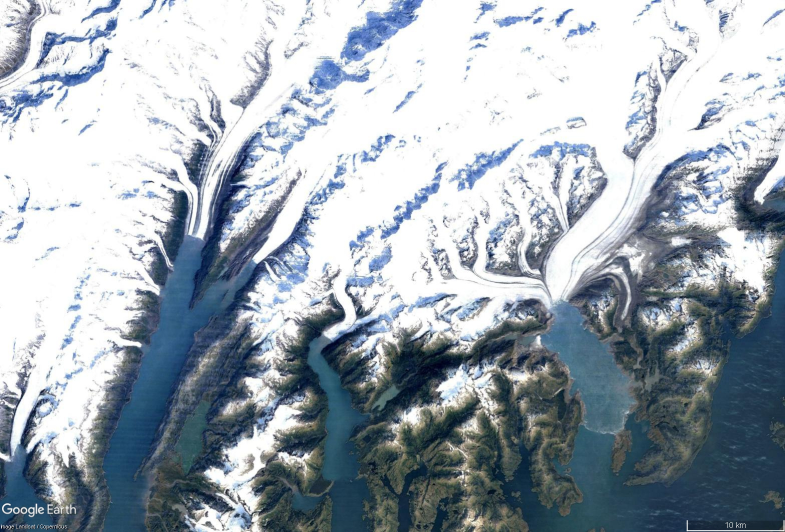
%> input picture Datasets/Columbia Glacier/12_2006.jpg, 1570 x 1064 px, given in place of 2012_08.jpg, which was not available (shown at 1/2 size)
$ octave Segmentation2.m   (GNU Octave 9; MATLAB toolbox functions it lacks are replaced by stand-ins)
%> lines starting %> are read from the running program, lines starting %| are printed output that depends on the picture; in (x1, y1, x2, y2) boxes, pixels count from 0 and x2, y2 are one past the last pixel; in counts of white or black regions, pixels touching at a corner belong together; the program's own positions count from 1; pictures that were not available may be replaced by others from this repository, and a replacement may not be noted

imgPaths1 = {
    "C:\Users\julia\OneDrive\Dokumente\1_TUM\Computer Vision\Challenge\CV_Challenge\Datasets\Columbia Glacier\12_2000.jpg"
    "C:\Users\julia\OneDrive\Dokumente\1_TUM\Computer Vision\Challenge\CV_Challenge\Datasets\Columbia Glacier\12_2002.jpg"
    "C:\Users\julia\OneDrive\Dokumente\1_TUM\Computer Vision\Challenge\CV_Challenge\Datasets\Columbia Glacier\12_2004.jpg"
    "C:\Users\julia\OneDrive\Dokumente\1_TUM\Computer Vision\Challenge\CV_Challenge\Datasets\Columbia Glacier\12_2014.jpg"
};
imgPaths1 = {
    "C:\Users\julia\OneDrive\Dokumente\1_TUM\Computer Vision\Challenge\CV_Challenge\Datasets\Dubai\12_1990.jpg"
    "C:\Users\julia\OneDrive\Dokumente\1_TUM\Computer Vision\Challenge\CV_Challenge\Datasets\Dubai\12_1995.jpg"
    "C:\Users\julia\OneDrive\Dokumente\1_TUM\Computer Vision\Challenge\CV_Challenge\Datasets\Dubai\12_2000.jpg"
    "C:\Users\julia\OneDrive\Dokumente\1_TUM\Computer Vision\Challenge\CV_Challenge\Datasets\Dubai\12_1995.jpg"
};
imgPaths = {
    "C:\Users\julia\OneDrive\Dokumente\1_TUM\Computer Vision\Challenge\CV_Challenge\Datasets\Kuwait\2_2015.jpg"
    "C:\Users\julia\OneDrive\Dokumente\1_TUM\Computer Vision\Challenge\CV_Challenge\Datasets\Kuwait\2_2017.jpg"
    %"C:\Users\julia\OneDrive\Dokumente\1_TUM\Computer Vision\Challenge\CV_Challenge\Datasets\Kuwait\5_2017.jpg"
    %"C:\Users\julia\OneDrive\Dokumente\1_TUM\Computer Vision\Challenge\CV_Challenge\Datasets\Kuwait\6_2018.jpg"
};
imgPaths1 = {
    "C:\Users\julia\OneDrive\Dokumente\1_TUM\Computer Vision\Challenge\CV_Challenge\Datasets\Brazilian Rainforest\12_1985.jpg"
    "C:\Users\julia\OneDrive\Dokumente\1_TUM\Computer Vision\Challenge\CV_Challenge\Datasets\Brazilian Rainforest\12_1990.jpg"
    "C:\Users\julia\OneDrive\Dokumente\1_TUM\Computer Vision\Challenge\CV_Challenge\Datasets\Brazilian Rainforest\12_1995.jpg"
    "C:\Users\julia\OneDrive\Dokumente\1_TUM\Computer Vision\Challenge\CV_Challenge\Datasets\Brazilian Rainforest\12_2000.jpg"
    "C:\Users\julia\OneDrive\Dokumente\1_TUM\Computer Vision\Challenge\CV_Challenge\Datasets\Brazilian Rainforest\12_2005.jpg"
    "C:\Users\julia\OneDrive\Dokumente\1_TUM\Computer Vision\Challenge\CV_Challenge\Datasets\Brazilian Rainforest\12_2010.jpg"
    "C:\Users\julia\OneDrive\Dokumente\1_TUM\Computer Vision\Challenge\CV_Challenge\Datasets\Brazilian Rainforest\12_2015.jpg"
    "C:\Users\julia\OneDrive\Dokumente\1_TUM\Computer Vision\Challenge\CV_Challenge\Datasets\Brazilian Rainforest\12_2020.jpg"
};
imgPaths = {
    "C:\Users\julia\OneDrive\Dokumente\1_TUM\Computer Vision\Challenge\CV_Challenge\Datasets\Frauenkirche\2012_08.jpg"
    "C:\Users\julia\OneDrive\Dokumente\1_TUM\Computer Vision\Challenge\CV_Challenge\Datasets\Frauenkirche\2015_07.jpg"
    "C:\Users\julia\OneDrive\Dokumente\1_TUM\Computer Vision\Challenge\CV_Challenge\Datasets\Frauenkirche\2015_08.jpg"
    "C:\Users\julia\OneDrive\Dokumente\1_TUM\Computer Vision\Challenge\CV_Challenge\Datasets\Frauenkirche\2016_07.jpg"
    "C:\Users\julia\OneDrive\Dokumente\1_TUM\Computer Vision\Challenge\CV_Challenge\Datasets\Frauenkirche\2017_04.jpg"
    "C:\Users\julia\OneDrive\Dokumente\1_TUM\Computer Vision\Challenge\CV_Challenge\Datasets\Frauenkirche\2018_04.jpg"
    "C:\Users\julia\OneDrive\Dokumente\1_TUM\Computer Vision\Challenge\CV_Challenge\Datasets\Frauenkirche\2019_03.jpg"
    "C:\Users\julia\OneDrive\Dokumente\1_TUM\Computer Vision\Challenge\CV_Challenge\Datasets\Frauenkirche\2019_06.jpg"
    "C:\Users\julia\OneDrive\Dokumente\1_TUM\Computer Vision\Challenge\CV_Challenge\Datasets\Frauenkirche\2020_03.jpg"
    "C:\Users\julia\OneDrive\Dokumente\1_TUM\Computer Vision\Challenge\CV_Challenge\Datasets\Frauenkirche\2021_06.jpg"

    "C:\Users\julia\OneDrive\Dokumente\1_TUM\Computer Vision\Challenge\CV_Challenge\Datasets\Wiesn\3_2020.jpg"
};

for i = 1:length(imgPaths)
    r=i
    segment_environment(imgPaths{i});
% [2 lines not run here, left out]
function segment_environment(imgPath)
    % Read image once
    I = imread(imgPath);
%> I is the input picture: size 1064x1570x3 uint8; mean R, G, B 160.6, 170.2, 178.7
    gray = rgb2gray(I);
    Ihsv = rgb2hsv(I);
    I_double = im2double(I);
    R = I_double(:,:,1); G = I_double(:,:,2); B = I_double(:,:,3);
    H = Ihsv(:,:,1); S = Ihsv(:,:,2); V = Ihsv(:,:,3);

    % --- Step 1: Detection modules (pass precomputed data) ---
    labelSnowWater = detection_Snow_Water(I, gray, R, G, B);
    labelSnowWater = detect_water(labelSnowWater, H, S, V, R, G, B); % find dark greenish waters as well
    labelCityLand  = detect_city_land(I, H, S, V, R, G, B);  % no forest here
    labelCityLand  = detect_forest(labelCityLand, H, S, V, R, G, B);  % forest added here
    labelRivers    = detectRivers(I, gray, R, G, B);

    % --- Step 2: Combine masks (preserve overwrite logic) ---
    finalLabelMap = labelSnowWater;

    finalLabelMap(labelCityLand == 2) = 2;  % Land
    finalLabelMap(labelCityLand == 3) = 3;  % City
    %finalLabelMap()
    finalLabelMap(labelCityLand == 7) = 7;  % Forest inside City
    finalLabelMap(labelRivers == 5) = 5;    % River

    % --- Step 3: Unclassified pixels by color ---
    finalLabelMap = classify_unclassified_by_color(finalLabelMap, R, G, B, H, S, V);

    % --- Visualization ---
    show_segmented_map(I, finalLabelMap);
end


% [46 lines left out: function segment_environment_old, not called in this run]

%% Detection Functions

%% detect_city_land -> returns label map containing 0,2,3
% new -> 90% city detection
% [75 lines left out: function detect_city_land_old, not called in this run]

function [labelMap] = detect_city_land(I, H, S, V, R, G, B)
    gray = im2double(rgb2gray(I));
    stdMap = mat2gray(stdfilt(gray, true(15)));
    baseMask = stdMap > 0.15;
    cityMask = imfill(imclose(bwareaopen(baseMask, 100), strel('disk', 5)), 'holes');

    CC = bwconncomp(cityMask);
    props = regionprops(CC, 'PixelIdxList', 'Area');
    keepIdx = find([props.Area] >= 500);
    labelMap = zeros(size(cityMask), 'uint8');

    % Region-wise classification
    for i = 1:length(keepIdx)
        pix = props(keepIdx(i)).PixelIdxList;
        h = H(pix); s = S(pix); v = V(pix);
        numPix = numel(pix);

        isRedRoof = (h < 0.05 | h > 0.95) & s > 0.3;
        isTanLike = h > 0.05 & h < 0.15 & s > 0.2 & v > 0.4;
        greenish  = h > 0.2 & h < 0.45 & s > 0.25;

        RedSum = sum(isRedRoof);
        TanRatio = sum(isTanLike) / numPix;
        GreenRatio = sum(greenish) / numPix;
        MeanSat = mean(s); MeanVal = mean(v); VarVal = std(v);

        label = 2;
        if RedSum > 28 || GreenRatio > 0.42 || ...
           (TanRatio > 0.1 && GreenRatio < 0.4 && MeanVal > 0.5)
            label = 3;
        elseif MeanSat < 0.1 && VarVal < 0.02
            label = 0;
        end
        labelMap(pix) = label;

    end

    if sum(labelMap(:) == 3) / numel(labelMap) > 0.75
        labelMap(labelMap > 0) = 3;
    end
end

%% detectRivers -> returns label map containing 0,5
% [127 lines left out: function detectRivers_old, not called in this run]

function finalRiverMask = detectRivers(I, grayImg, R, G, B)
    imgSize = size(grayImg);
    greenish = (G > R + 0.03) & (G > B + 0.02) & (G > 0.35);
    whiteish = (R > 0.7) & (G > 0.7) & (B > 0.7);
    riverCandidates = bwareaopen((greenish | whiteish), 100);
    riverMaskColorShape = imclose(riverCandidates, strel('disk', 5));

    CC = bwconncomp(riverMaskColorShape);
    stats = regionprops(CC, 'PixelIdxList', 'MajorAxisLength', 'MinorAxisLength', 'Area', 'Solidity');
    filtered = false(imgSize);

    for i = 1:CC.NumObjects
        major = stats(i).MajorAxisLength;
        minor = stats(i).MinorAxisLength;
        if minor == 0, continue; end
        aspectRatio = major / minor;
        if aspectRatio > 3 && stats(i).Area < 30000 && stats(i).Solidity < 0.95
            filtered(stats(i).PixelIdxList) = true;
        end
    end

    % Edge-based detection
    edges = imfill(edge(grayImg, 'Sobel'), 'holes');
    edges = bwareaopen(imclose(edges, strel('disk', 5)), 100);

    CC_edge = bwconncomp(edges);
    stats_edge = regionprops(CC_edge, 'PixelIdxList', 'MajorAxisLength', 'MinorAxisLength');
    filteredEdge = false(imgSize);

    for i = 1:CC_edge.NumObjects
        minor = stats_edge(i).MinorAxisLength;
        if minor == 0, continue; end
        if stats_edge(i).MajorAxisLength / minor > 2
            filteredEdge(stats_edge(i).PixelIdxList) = true;
        end
    end

    combined = filtered | filteredEdge;
    connected = connectRegionsByEdgeProximity(combined, 10, 2);

    % Final filtering by spatial extent
    CC = bwconncomp(connected);
    stats = regionprops(CC, 'PixelIdxList', 'Area');
    imageDiagonal = norm(imgSize);
    minDist = imageDiagonal / 6;
    finalRiverMask = zeros(imgSize);

    for i = 1:CC.NumObjects
        pix = stats(i).PixelIdxList;
        if numel(pix) < 100, continue; end
        [y, x] = ind2sub(imgSize, pix);
        coords = [x, y];
        if numel(pix) > 300
            try
                K = convhull(coords(:,1), coords(:,2));
                maxDist = max(pdist(coords(K,:)));
            catch
                maxDist = max(pdist(coords));
            end
        else
            maxDist = max(pdist(coords));
        end
        if maxDist >= minDist
            finalRiverMask(pix) = 5;
        end
    end
end

%% detection_Snow_Water -> returns label map containing 0,1,4
% [71 lines left out: function detection_Snow_Water_old, not called in this run]

function labelMap = detection_Snow_Water(I, grayImg, Rn, Gn, Bn)
    imgSize = size(grayImg);
    edgeDensity = conv2(double(edge(grayImg, 'Canny')), ones(15)/225, 'same');
    smoothMask = edgeDensity < 0.05;
    smoothMask = imfill(bwareaopen(smoothMask, 500), 'holes');

    CC = bwconncomp(smoothMask);
%> CC = 55 connected components
    stats = regionprops(CC, 'PixelIdxList', 'Area', 'Eccentricity');
%> stats = 55 regions; largest, Area and Eccentricity: 239171 0.778, 209655 0.92, 152403 0.678, 72637 0.946, 50007 0.864

    for k = 1:numel(stats)
        if stats(k).Eccentricity < 0.6 || stats(k).Area < 100
            smoothMask(stats(k).PixelIdxList) = false;
        end
    end
%> this loop made 55 passes
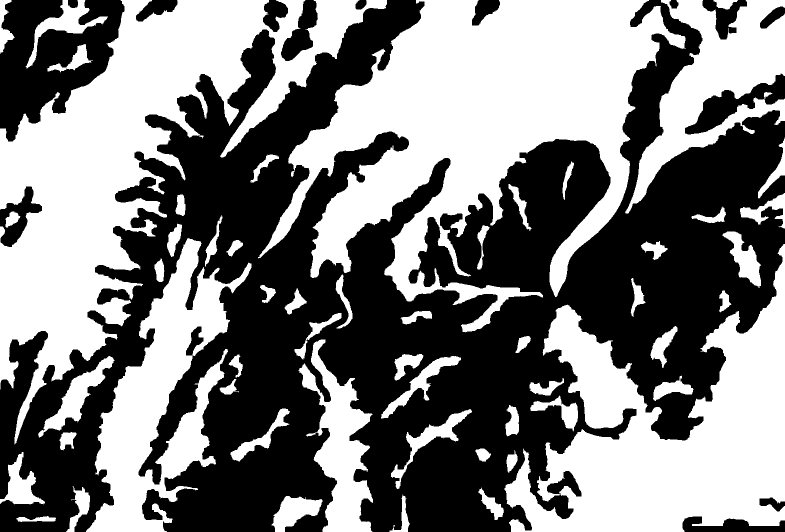
%> smoothMask: size 1064x1570 logical (shown at 1/2 size); 49.2% white; 54 white regions, largest, box (x1, y1, x2, y2) and area: (516, 0, 1371, 665) 239171, (0, 0, 774, 889) 209655, (1008, 488, 1570, 1064) 152403

    CC = bwconncomp(smoothMask);
%> CC = 54 connected components
    stats = regionprops(CC, 'PixelIdxList');
%> stats = 54 items

    labelMap = zeros(imgSize, 'uint8');
    snowFound = false;

    for k = 1:CC.NumObjects
        idx = stats(k).PixelIdxList;
        rMean = mean(Rn(idx));
        gMean = mean(Gn(idx));
        bMean = mean(Bn(idx));

        if rMean > 0.75 && gMean > 0.75 && bMean > 0.75
            labelMap(idx) = 4;  % Snow
            snowFound = true;
        elseif bMean > rMean && bMean > gMean
            labelMap(idx) = 1;  % Water
        end
    end
%> this loop made 54 passes
%> (rMean, gMean, bMean) on passes 1 to 4: (0.978, 0.978, 0.978), (0.988, 0.99, 0.991), (0.154, 0.303, 0.43), (0.977, 0.978, 0.978)

    % Pixel-based water detection
    blueDominant = (Bn > 0.35) & (Bn > Rn + 0.08) & (Bn > Gn + 0.05);
    cyanLike = (Bn > 0.4) & (Gn > 0.4) & (Rn < 0.4) & (abs(Bn - Gn) < 0.15);
    pixelWater = blueDominant | cyanLike;

    % Filter small areas
    L = bwlabel(pixelWater);
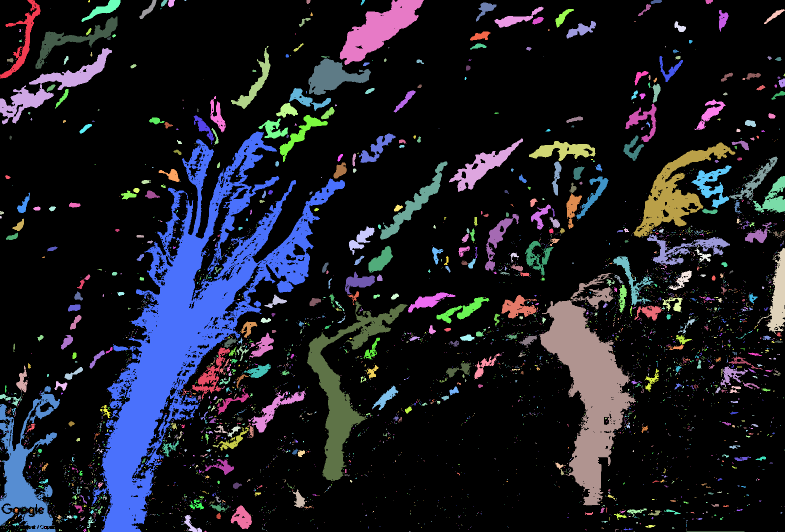
%> L: size 1064x1570 double (shown at 1/2 size); 3985 distinct labels, from 0 to 3984; one colour per label, 0 black
    statsWater = regionprops(L, 'Area');
%> statsWater = 3984 regions; largest, Area: 99757, 34053, 15745, 12876, 10639
    for i = 1:numel(statsWater)
        if statsWater(i).Area < 3000
            pixelWater(L == i) = false;
        end
    end
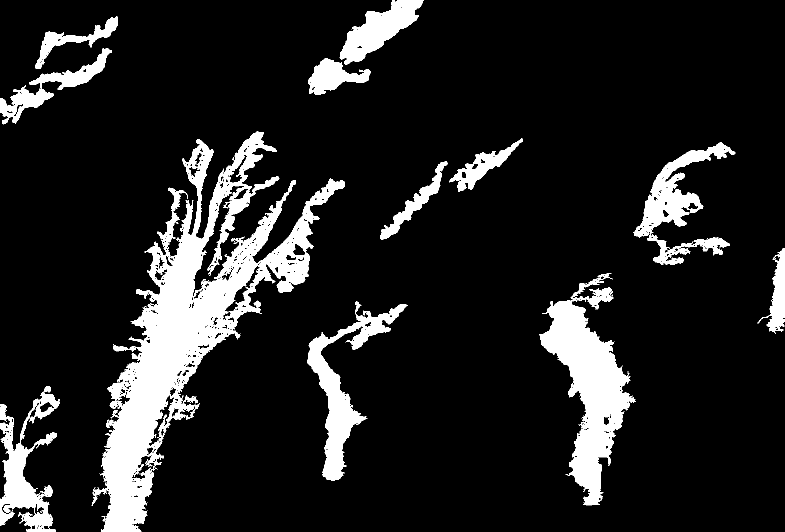
%> pixelWater: size 1064x1570 logical (shown at 1/2 size); 12.7% white; 13 white regions, largest, box (x1, y1, x2, y2) and area: (183, 263, 690, 1064) 99757, (1078, 546, 1272, 1011) 34053, (614, 602, 815, 962) 15745
    labelMap(pixelWater) = 1;
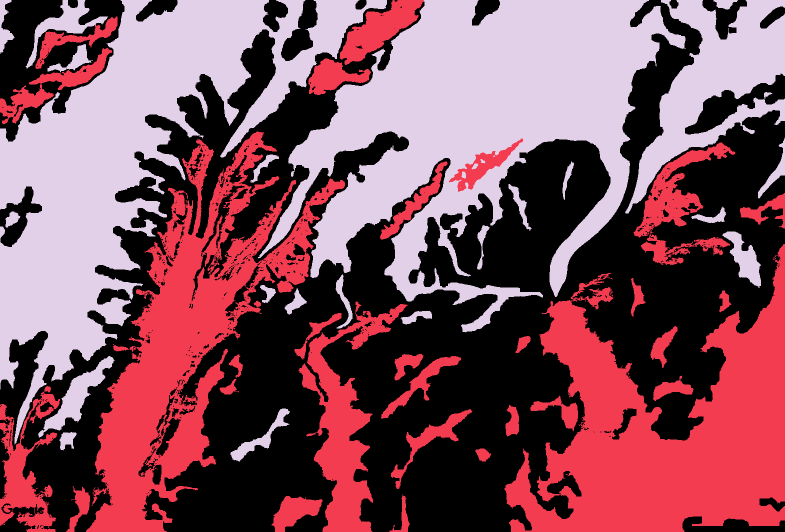
%> labelMap: size 1064x1570 uint8 (shown at 1/2 size); 3 distinct labels, from 0 to 4; one colour per label, 0 black

    if snowFound
        whiteish = (Rn > 0.7) & (Gn > 0.7) & (Bn > 0.7);
        labelMap(whiteish) = 4;
    end
end

function labelMap = detect_water(labelMap, H, S, V, R, G, B)
    % Only look at pixels labeled as unclassified or land
    mask = (labelMap == 0) | (labelMap == 2);

    % Water tends to be dark and low saturation
    isDark = V < 0.4;
    isLowSat = S < 0.4;

    % Avoid green-dominant areas (likely forest)
    notGreenish = ~(G > R + 0.05 & G > B + 0.05 & G > 0.3);

    % Clear water is blue-dominant
    isBlueDominant = B > R & B > G;

    % Combine heuristics
    waterPixels = mask & isDark & isLowSat & notGreenish & isBlueDominant;

    % Assign label 1 to detected water
    labelMap(waterPixels) = 1;
%> in detect_city_land, `cityMask = imfill(imclose(bwareaopen(baseMask, 100), strel('disk', 5))..`:
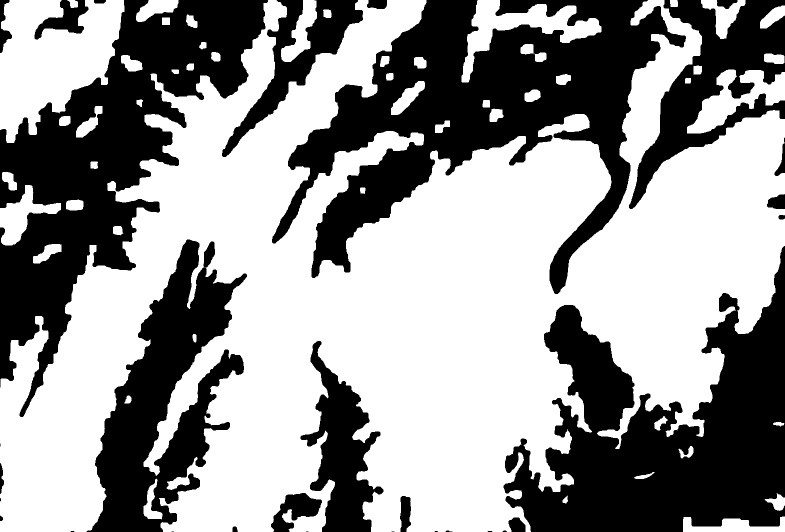
%> cityMask: size 1064x1570 logical (shown at 1/2 size); 58.8% white; 31 black regions (8 under 20 px), largest, box (x1, y1, x2, y2) and area: (544, 0, 1372, 588) 181584, (1007, 492, 1570, 1064) 161613, (0, 0, 536, 834) 155571
%> in detect_city_land, `CC = bwconncomp(cityMask);`: CC = 51 connected components
%> in detect_city_land, `props = regionprops(CC, 'PixelIdxList', 'Area');`: props = 51 regions; largest, Area: 875702, 44293, 13578, 10312, 5790
%> in detect_city_land, `keepIdx = find([props.Area] >= 500);`: keepIdx = 23 values from 1 to 50
%> the loop in detect_city_land, `for i = 1:length(keepIdx)` made 23 passes
%> (numPix, TanRatio, GreenRatio, MeanSat, MeanVal, VarVal) on passes 1 to 4: (44293, 0, 0, 0.143, 0.843, 0.177), (5790, 0, 0, 0.073, 0.935, 0.104), (875702, 0.00179, 0.002, 0.186, 0.66, 0.288), (707, 0, 0, 0.0358, 0.952, 0.103)
end

%% detection unclassified
% [98 lines left out: functions classify_unclassified_by_color_old, classify_unclassified_by_color, not called in this run]

%% detect forests
function labelMap = detect_forest(labelMap, H, S, V, R, G, B)
    % Detect forest in pixels labeled as land or city (2 or 3)
    mask = (labelMap == 2) | (labelMap == 3);

    % Create boolean masks for green-like appearance
    isGreenHSV = H > 0.2 & H < 0.45 & S > 0.2 & V > 0.2;
    isGreenRGB = (G > R + 0.05) & (G > B + 0.05) & (G > 0.3);

    forestPixels = mask & isGreenHSV & isGreenRGB;

    % Assign label 7 (Forest) to these pixels
    labelMap(forestPixels) = 7;
%> in detectRivers, `riverMaskColorShape = imclose(riverCandidates, strel('disk', 5));`:
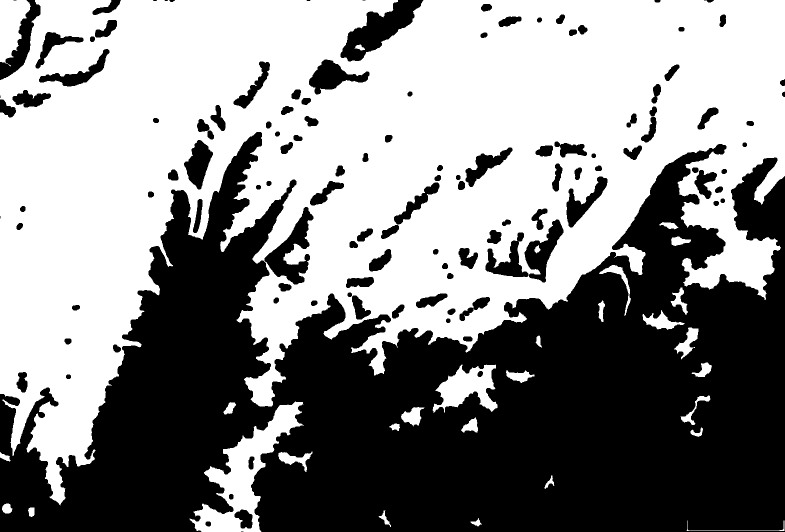
%> riverMaskColorShape: size 1064x1570 logical (shown at 1/2 size); 54.1% white; 122 black regions (8 under 20 px), largest, box (x1, y1, x2, y2) and area: (0, 264, 1570, 1064) 685513, (681, 0, 847, 123) 8403, (529, 414, 627, 569) 5863
%> in detectRivers, `CC = bwconncomp(riverMaskColorShape);`: CC = 30 connected components
%> in detectRivers, `stats = regionprops(CC, 'PixelIdxList', 'MajorAxisLength', 'MinorAxisL..`: stats = 30 regions; largest, Area, MajorAxisLength, MinorAxisLength and Solidity: 860521 1841.6 802.9 0.681, 18366 334.1 111 0.532, 6632 133.9 85.48 0.623, 5040 137.5 53.21 0.858, 1337 74.52 28.04 0.622
%> the loop in detectRivers, `for i = 1:CC.NumObjects` made 30 passes
%> (major, minor, aspectRatio) on passes 1 to 4: (137.5, 53.21, 2.59), (1841.6, 802.9, 2.29), (25.61, 10.98, 2.33), (20.97, 19.47, 1.08)
%> in detectRivers, `CC_edge = bwconncomp(edges);`: CC_edge = 100 connected components
%> in detectRivers, `stats_edge = regionprops(CC_edge, 'PixelIdxList', 'MajorAxisLength', '..`: stats_edge = 100 regions; first 5, MajorAxisLength and MinorAxisLength: 213.1 72.43, 300.9 66.34, 387.4 191.1, 153.6 9.63, 62.33 17.63
%> the loop in detectRivers, `for i = 1:CC_edge.NumObjects` made 100 passes
%> minor on passes 1 to 4: 72.43, 66.34, 191.1, 9.63
%> in detectRivers, `combined = filtered | filteredEdge;`:
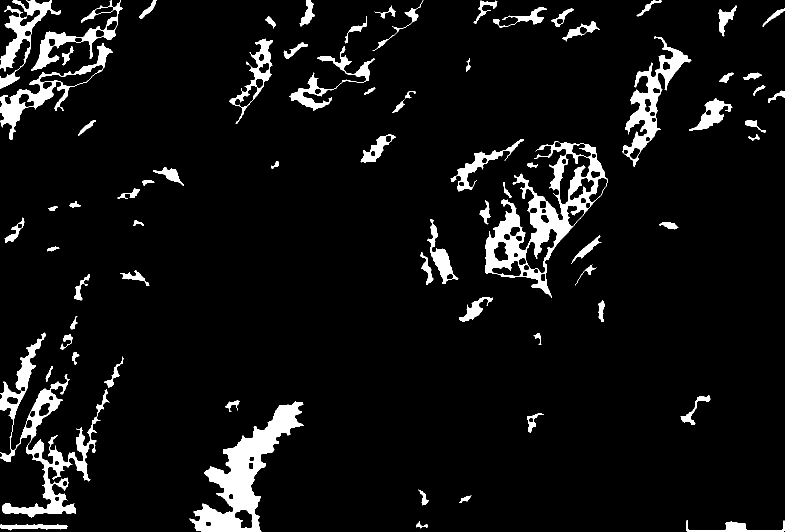
%> combined: size 1064x1570 logical (shown at 1/2 size); 6.7% white; 73 white regions, largest, box (x1, y1, x2, y2) and area: (970, 282, 1215, 596) 18530, (379, 803, 608, 1064) 18398, (0, 665, 219, 1035) 14918
end
%% Plotting

% [14 lines left out: function show_segmented_map, not called in this run]


%% Helper Functions
% [40 lines left out: function connectRegionsByEdgeProximity2, not called in this run]
function finalMask = connectRegionsByEdgeProximity(binaryMask, maxDist, bridgeRadius)
%> called with maxDist = 10, bridgeRadius = 2
    labeled = bwlabel(binaryMask);
    numRegions = max(labeled(:));
%> numRegions = 73
    finalMask = binaryMask;
    regionPixels = cell(numRegions, 1);
%> regionPixels = 73 items

    for i = 1:numRegions
        [y, x] = find(labeled == i);
        regionPixels{i} = [x, y];
    end
%> this loop made 73 passes
%> the run ends on the next line

    for i = 1:numRegions
        for j = i+1:numRegions
            pts1 = regionPixels{i};
            pts2 = regionPixels{j};
            D = pdist2(pts1, pts2);
            [minD, idx] = min(D(:));
            if minD <= maxDist
                [p1, p2] = ind2sub(size(D), idx);
                pt1 = pts1(p1, :);
                pt2 = pts2(p2, :);

                bridge = false(size(binaryMask));
                bridge(drawLineBetweenPoints(pt1, pt2, size(binaryMask))) = true;
                bridge = imdilate(bridge, strel('disk', bridgeRadius));
                finalMask = finalMask | bridge;
            end
        end
    end
end
